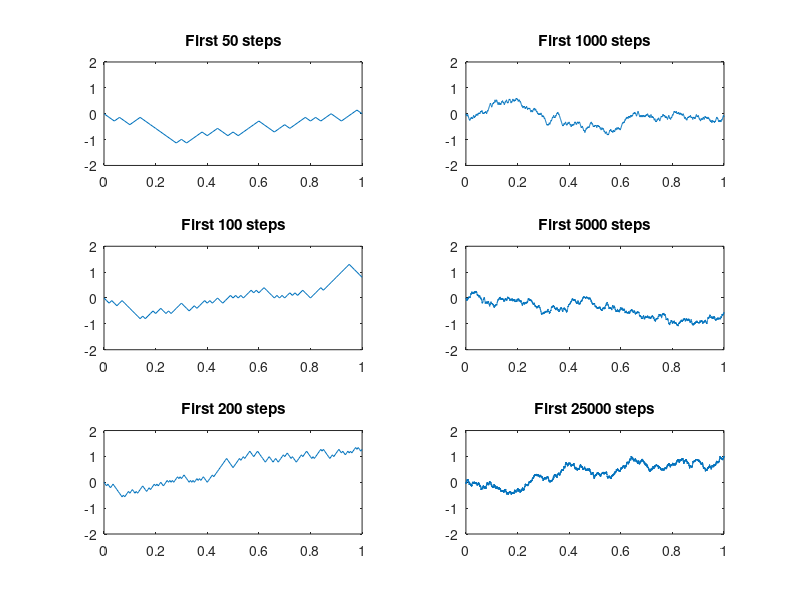

Here is the MATLAB script that generated this plot:
% scaledwalks.m shows rescaled walks with varying numbers of steps

clf;                          % clear the figure

M = [50 1000 100 5000 200 25000]; % number of steps to take in the six windows

N = max(M);                     % the largest number of steps  
t = (0:1:N)';                   % t is the column vector [0 1 2 3 ... N]
S = [0; cumsum(2*(rand(N,1)>0.5)-1)];
                                % S is the running sum of +/-1 variables

for i=1:6,
  subplot(3,2,i)

  N = M(i);
  t = (0:N)';

  plot(t/N,S(1:N+1)/sqrt(N));            % plot the path
  axis([0 1 -2 2]);
  title(['First ' int2str(N) ' steps'])
end
